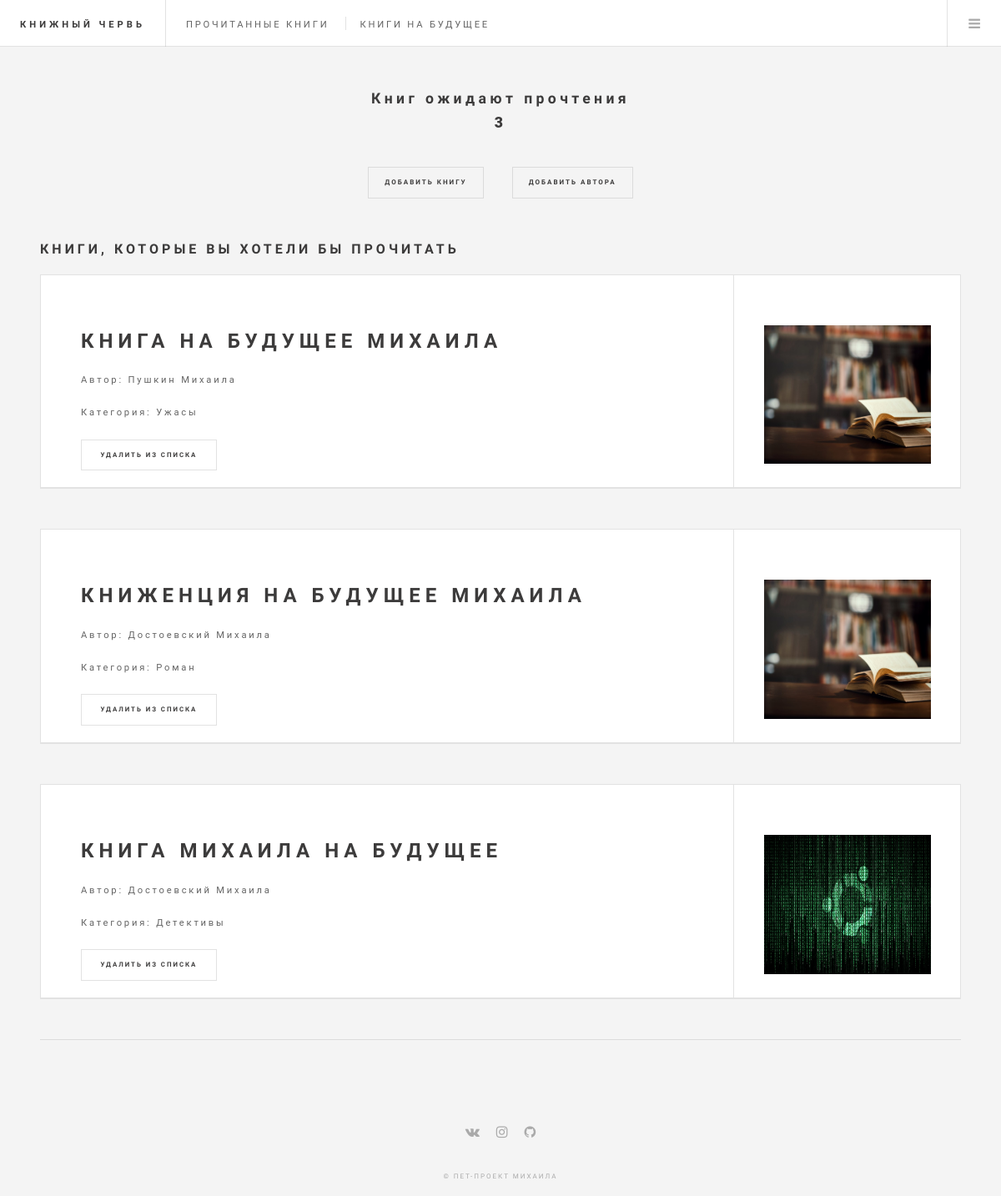
The app's page /unreadbooks/ (signed in), older data.
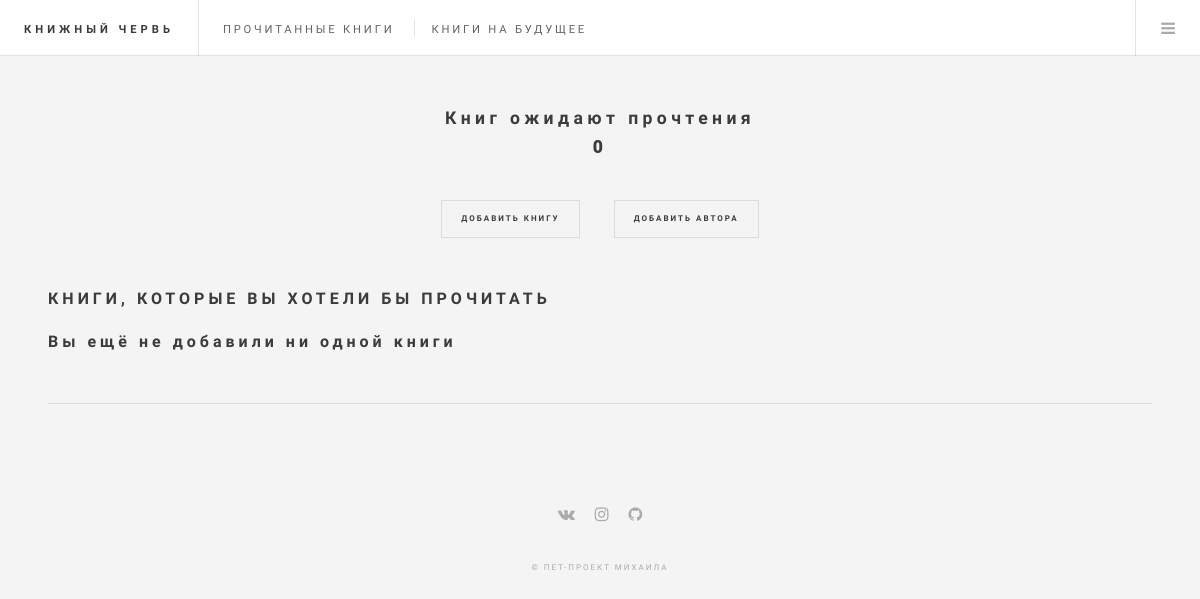
The same page, newer data.
### BookApp/models.py (models this page shows, shortened)
class UnreadBooks(models.Model):
    title = models.CharField(max_length=50, verbose_name='Название')
    slug = models.SlugField(max_length=50, verbose_name='Url', unique=True)
    author = models.ForeignKey('Author', verbose_name='Автор', on_delete=models.PROTECT)
    category = models.ForeignKey('Category', verbose_name='Категория', on_delete=models.PROTECT)
    user = models.ForeignKey(User, on_delete=models.PROTECT, verbose_name='Пользователь')
    photo = models.ImageField(upload_to='photos/%Y/%m/%d/', verbose_name='Фотография', blank=True)
    class Meta:
        ordering = ['title']
        verbose_name = 'Непрочитанная книга'
        verbose_name_plural = 'Непрочитанные книги'

class Author(models.Model):
    name = models.CharField(max_length=50, verbose_name='Имя')
    slug = models.SlugField(max_length=50, verbose_name='Url', unique=True)
    user = models.ForeignKey(User, on_delete=models.PROTECT, verbose_name='Пользователь')
    def __str__(self):
        return self.name
    class Meta:
        ordering = ['name']
        verbose_name = 'Автор'
        verbose_name_plural = 'Авторы'
    def get_absolute_url(self):
        return reverse('author', kwargs={'slug': self.slug})

class Category(models.Model):
    title = models.CharField(max_length=50, verbose_name='Название')
    slug = models.SlugField(max_length=50, verbose_name='Url', unique=True)
    photo = models.ImageField(upload_to='photos/%Y/%m/%d/', verbose_name='Фотография', blank=True)
    def __str__(self):
        return self.title
    class Meta:
        ordering = ['title']
        verbose_name = 'Категория'
        verbose_name_plural = 'Категории'
    def get_absolute_url(self):
        return reverse('category', kwargs={'slug': self.slug})

### BookApp/views.py (the view)
# urls.py: path('unreadbooks/', FutureBooks.as_view(), name='unreadbooks'),
class FutureBooks(LoginRequiredMixin, ListView):
    model = UnreadBooks
    template_name = 'BookApp/unreadbooks.html'
    context_object_name = 'books'
    paginate_by = 5
    login_url = '/login/'
    def get_queryset(self):
        return UnreadBooks.objects.filter(user=self.request.user).select_related('category').select_related('author')
    def get_context_data(self, **kwargs):
        context = super().get_context_data(**kwargs)
        context['title'] = 'Книги на будущее'
        context['cnt_all'] = cache.get('cnt_all_unread')
        if not context['cnt_all']:
            context['cnt_all'] = UnreadBooks.objects.filter(user=self.request.user).count()
            cache.set('cnt_all_unread', context['cnt_all'], 15)
        return context

### BookApp/templatetags/years.py (called while the page is built)
@register.inclusion_tag('BookApp/years_tpl.html', takes_context=True)
def show_years(context):
    years = cache.get('years')
    if not years:
        request = context['request']
        years = []
        for obj in ReadBooks.objects.filter(user=request.user).values_list('date_of_reading', flat=True)\
                .order_by('-date_of_reading'):
            year = obj.year
            if year not in years:
                years.append(year)
        cache.set('years', years, 15)
    return {'years': years}

### BookApp/templates/BookApp/unreadbooks.html (shortened to what this page needs)
{% extends 'base.html' %}
{% load static %}
{% block content %}
<div id="main">
    <h1>Книги, которые Вы хотели бы прочитать</h1>
    {% for book in books %}
    <div id="main">
        <article class="post" style="padding-bottom: 0">
            <header style="margin-bottom: 0; position: relative;">
                <div class="title">
                    <h2>{{ book.title }}</h2>
                    <p style="text-transform: none">Автор:
                        <span style="font-family: Roboto, sans-serif; text-transform: none">
                    <a href="{{ book.author.get_absolute_url }}" style="border-bottom: none;">{{ book.author }}</a>
                </span>
                    </p>
                    <p style="text-transform: none">Категория:
                        <a href="{{ book.category.get_absolute_url }}" style="border-bottom: none;">
                            <span style="font-family: Roboto, sans-serif; text-transform: none">{{ book.category }}</span>
                        </a>
                    </p>
                    <p style="position: absolute; bottom: 20px;">
                        <a href="{% url 'delete_unread_book' book.id %}" class="button big">Удалить из списка</a>
                    </p>
                </div>
                <div class="meta" style="display:flex; justify-content: center; align-content: center;">
                    {% if book.photo %}
                    <img src="{{ book.photo.url }}" width="200" alt="{{ book.title }}">
                    {% else %}
                    <img src="{% static 'BookApp/images/book.jpg' %}" width="200" alt="{{ book.title }}">
                    {% endif %}
                </div>
            </header>
        </article>
    </div>
    {% empty %}
    <h1 style="text-transform: none">Вы ещё не добавили ни одной книги</h1>
    {% endfor %}
</div>
{% endblock %}
{% block sidebar %}
<section id="sidebar">
    <section id="intro" style="text-align: center;">
        <h2 style="text-transform: none;">Книг ожидают прочтения<br><span
                style="font-family: Roboto, sans-serif;">{{ cnt_all }}</span></h2>
        <a href="{% url 'add_unread_book' %}" class="button small" style="margin-top: 20px; margin-right: 30px;">Добавить
            книгу</a>
        <a href="{% url 'add_author' %}" class="button small" style="margin-top: 20px;">Добавить автора</a>
    </section>
</section>
{% endblock %}
{% block footer %}
<div class="footer">
    <section id="footer" style="text-align: center;">
        <ul class="icons">
            <li><a href="https://vk.com/mixbeev1000" class="fa-vk"><span class="label">VK</span></a></li>
            <li><a href="https://www.instagram.com/mihajlo_turb/" class="fa-instagram"></a>
            </li>
            <li><a href="https://github.com/MihailTarbeev" class="fa-github"><span class="label">GitHub</span></a></li>
        </ul>
        <p class="copyright">&copy; Пет-проект Михаила</p>
    </section>
</div>
{% endblock %}

Row changes from the older to the newer data that the page shows:
removed UnreadBooks: title "КНИГА НА БУДУЩЕЕ МИХАИЛА", author "Пушкин Михаила", category "Ужасы"
removed UnreadBooks: title "КНИЖЕНЦИЯ НА БУДУЩЕЕ МИХАИЛА", author "Достоевский Михаила", category "Роман"
removed UnreadBooks: title "КНИГА МИХАИЛА НА БУДУЩЕЕ", author "Достоевский Михаила", category "Детективы", photo (picture)
Text that changed along with them:
{{ cnt_all }}: "3" → "0"
text now shown: "Вы ещё не добавили ни одной книги"
